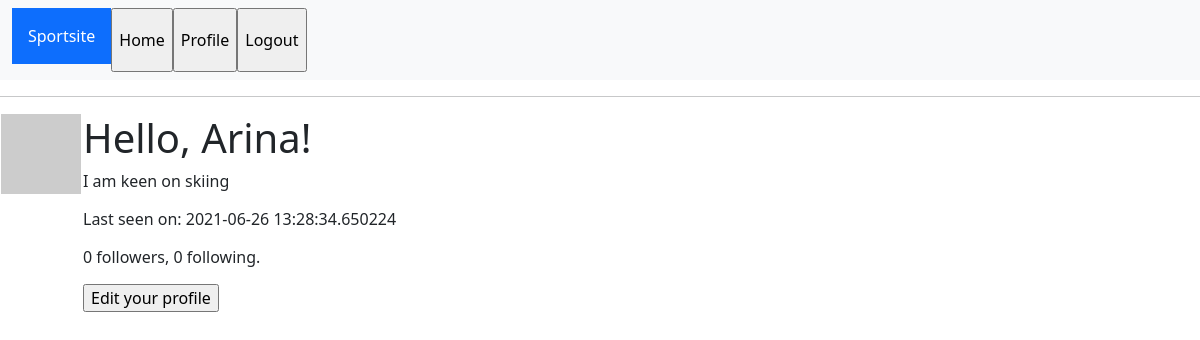
The app's page /user/Arina (signed in), older data.
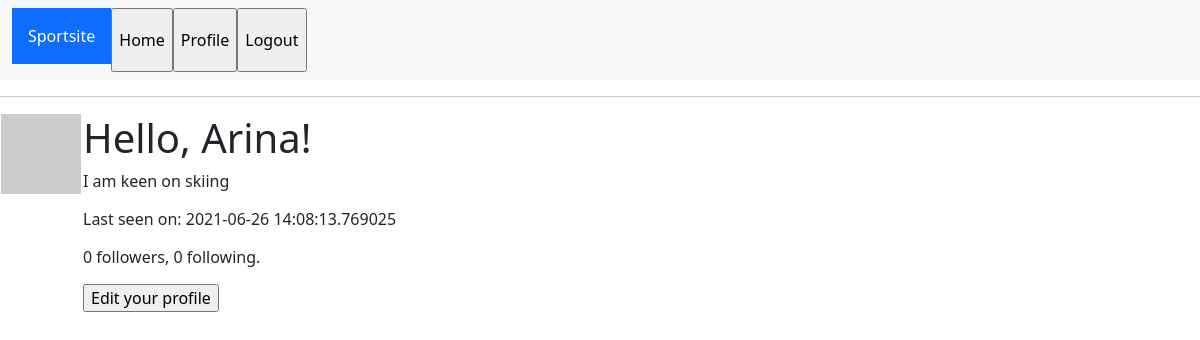
The same page, newer data.
### app/models.py (models this page shows, shortened)
class User(UserMixin, db.Model):
    id = db.Column(db.Integer, primary_key=True)
    username = db.Column(db.String(64), index=True, unique=True)
    email = db.Column(db.String(120), index=True, unique=True)
    password_hash = db.Column(db.String(128))
    events = db.relationship('Events', backref='sport', lazy='dynamic')
    about_me = db.Column(db.String(140))
    last_seen = db.Column(db.DateTime, default=datetime.utcnow())
    followed = db.relationship(
        'User', secondary=followers,
        primaryjoin=(followers.c.follower_id == id),
        secondaryjoin=(followers.c.followed_id == id),
        backref=db.backref('followers', lazy='dynamic'), lazy='dynamic')
    def avatar(self, size):
        digest = md5(self.email.lower().encode('utf-8')).hexdigest()
        return 'https://www.gravatar.com/avatar/{}?d=identicon&s={}'.format(
            digest, size)

### app/routes.py (the view)
@app.route('/user/<username>', methods=['GET', 'POST']) #profile есть
@login_required
def profile(username):
    user = User.query.filter_by(username=username).first_or_404()
    return render_template('profile.html', user = user)

### app/models.py (called while the page is built)
@login.user_loader
def load_user(id):
    return User.query.get(int(id))

### app/routes.py (called while the page is built)
@app.before_request
def before_request():
    if current_user.is_authenticated:
        current_user.last_seen = datetime.utcnow()
        db.session.commit()

### app/templates/profile.html (shortened to what this page needs)
{% extends "base.html" %}
{% block content %}
    <table>
        <tr valign = "top">
            <td><img src="{{ user.avatar(128) }}"></td>
            <td>
                <h1>Hello, {{ user.username }}!</h1>
                {% if user.about_me %}<p>{{ user.about_me }}</p>{% endif %}
                {% if user.last_seen %}<p>Last seen on: {{ user.last_seen }}</p>{% endif %}
                <p>{{ user.followers.count() }} followers, {{ user.followed.count() }} following.</p>
                {% if user == current_user %}
                <p><input value="Edit your profile" type="button" onclick="location.href='{{ url_for('edit_profile') }}'" /></p>
                {% endif %}
            </td>
        </tr>
    </table>
{% endblock %}

Row changes from the older to the newer data that the page shows:
changed User "Arina": last_seen "2021-06-26 13:28:34.650224" → "2021-06-26 14:08:13.769025"
